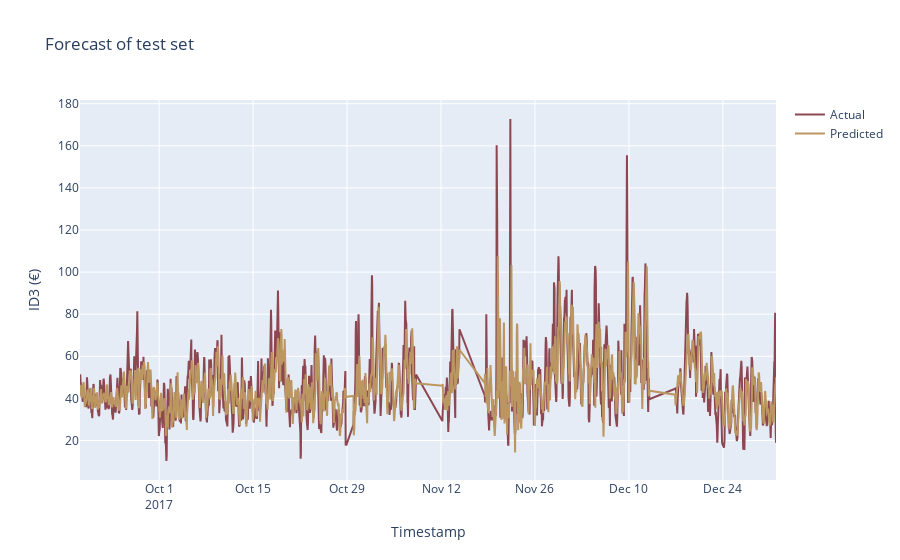

Notebook source saved alongside this figure:
### Markdown cell above
## Plot prediction

### Code cell
fig1 = go.Scatter(      x = frame_test.index,
                        y = frame_test['y'][0]['ID3'],
                        name = 'Actual',
                        line_color = hex_maroon,
                        # title = "Log of Appliance Energy Consumption in Wh vs Time"
                    )

fig2 = go.Scatter(      x = frame_test.index,
                        y = frame_test['Prediction']['ID3'][0],
                        name = 'Predicted',
                        line_color = hex_gold,
                        # title = "Log of Appliance Energy Consumption in Wh vs Time"
                    )

data = [fig1, fig2]

fig = go.Figure(data = data)

fig.update_layout(      title = 'Forecast of test set',
                        xaxis_title = 'Timestamp',
                        yaxis_title = 'ID3 (€)')

fig.show()

### Figure 1 — Plotly figure (JSON) as saved in the notebook; plotly's stock layout.template omitted (floating-point values rounded to 4 significant figures; data arrays with more than 128 entries replaced by an {"elided": "..."} marker saying what was removed)
{"data": [{"line": {"color": "#8C4750"}, "name": "Actual", "type": "scatter", "x": {"elided": "2188 str values"}, "y": {"elided": "2188 float values"}}, {"line": {"color": "#BC9661"}, "name": "Predicted", "type": "scatter", "x": {"elided": "2188 str values"}, "y": {"elided": "2188 float values"}}], "layout": {"title": {"text": "Forecast of test set"}, "xaxis": {"title": {"text": "Timestamp"}}, "yaxis": {"title": {"text": "ID3 (€)"}}}}
